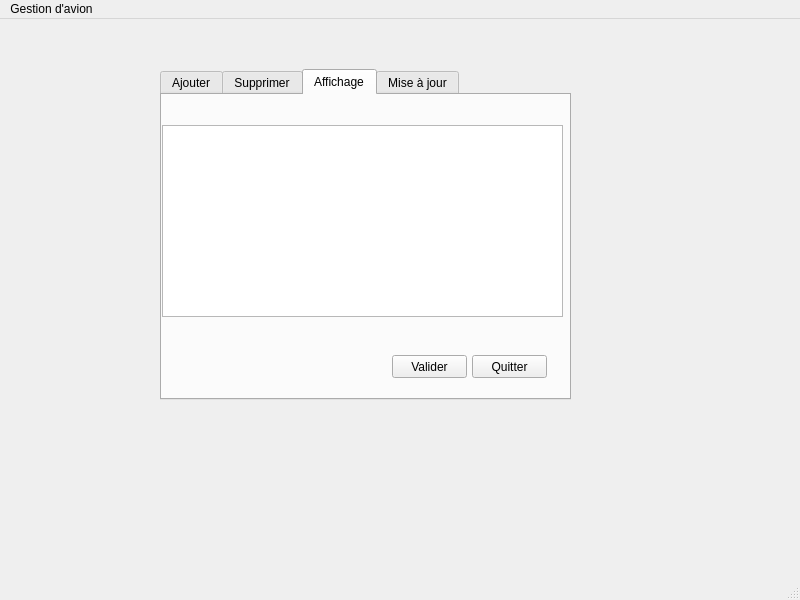
<?xml version="1.0" encoding="UTF-8"?>
<ui version="4.0">
 <class>MainWindow</class>
 <widget class="QMainWindow" name="MainWindow">
  <property name="geometry">
   <rect>
    <x>0</x>
    <y>0</y>
    <width>800</width>
    <height>600</height>
   </rect>
  </property>
  <property name="windowTitle">
   <string/>
  </property>
  <widget class="QWidget" name="centralwidget">
   <widget class="QStackedWidget" name="ComptePersonnel">
    <property name="geometry">
     <rect>
      <x>160</x>
      <y>40</y>
      <width>451</width>
      <height>371</height>
     </rect>
    </property>
    <property name="currentIndex">
     <number>1</number>
    </property>
    <widget class="QWidget" name="page">
     <widget class="QLabel" name="label">
      <property name="geometry">
       <rect>
        <x>110</x>
        <y>10</y>
        <width>101</width>
        <height>16</height>
       </rect>
      </property>
      <property name="text">
       <string>Compte Personnel</string>
      </property>
     </widget>
     <widget class="QLabel" name="label_2">
      <property name="geometry">
       <rect>
        <x>20</x>
        <y>60</y>
        <width>47</width>
        <height>14</height>
       </rect>
      </property>
      <property name="text">
       <string>CIN :</string>
      </property>
     </widget>
     <widget class="QLabel" name="label_3">
      <property name="geometry">
       <rect>
        <x>20</x>
        <y>120</y>
        <width>81</width>
        <height>16</height>
       </rect>
      </property>
      <property name="text">
       <string>Mot de passe :</string>
      </property>
     </widget>
     <widget class="QLineEdit" name="lineEdit">
      <property name="geometry">
       <rect>
        <x>20</x>
        <y>90</y>
        <width>113</width>
        <height>20</height>
       </rect>
      </property>
     </widget>
     <widget class="QLineEdit" name="lineEdit_2">
      <property name="geometry">
       <rect>
        <x>20</x>
        <y>150</y>
        <width>113</width>
        <height>20</height>
       </rect>
      </property>
     </widget>
     <widget class="QPushButton" name="pushButton">
      <property name="geometry">
       <rect>
        <x>260</x>
        <y>80</y>
        <width>75</width>
        <height>23</height>
       </rect>
      </property>
      <property name="text">
       <string>Valider</string>
      </property>
     </widget>
     <widget class="QPushButton" name="pushButton_2">
      <property name="geometry">
       <rect>
        <x>260</x>
        <y>140</y>
        <width>75</width>
        <height>23</height>
       </rect>
      </property>
      <property name="text">
       <string>Quitter</string>
      </property>
     </widget>
     <widget class="QLabel" name="label_37">
      <property name="geometry">
       <rect>
        <x>260</x>
        <y>0</y>
        <width>71</width>
        <height>51</height>
       </rect>
      </property>
      <property name="text">
       <string/>
      </property>
      <property name="pixmap">
       <pixmap>../../Downloads/b_login.jpg</pixmap>
      </property>
      <property name="scaledContents">
       <bool>true</bool>
      </property>
     </widget>
    </widget>
    <widget class="QWidget" name="page_2">
     <widget class="QTabWidget" name="tabWidget">
      <property name="geometry">
       <rect>
        <x>0</x>
        <y>10</y>
        <width>411</width>
        <height>331</height>
       </rect>
      </property>
      <property name="currentIndex">
       <number>2</number>
      </property>
      <widget class="QWidget" name="tab_2">
       <attribute name="title">
        <string>Ajouter</string>
       </attribute>
       <widget class="QLabel" name="label_4">
        <property name="geometry">
         <rect>
          <x>10</x>
          <y>20</y>
          <width>91</width>
          <height>16</height>
         </rect>
        </property>
        <property name="text">
         <string>Le code de vols</string>
        </property>
       </widget>
       <widget class="QLabel" name="label_5">
        <property name="geometry">
         <rect>
          <x>10</x>
          <y>50</y>
          <width>101</width>
          <height>16</height>
         </rect>
        </property>
        <property name="text">
         <string>Nom du vol:</string>
        </property>
       </widget>
       <widget class="QLabel" name="label_6">
        <property name="geometry">
         <rect>
          <x>10</x>
          <y>80</y>
          <width>101</width>
          <height>16</height>
         </rect>
        </property>
        <property name="text">
         <string>date de decollage</string>
        </property>
       </widget>
       <widget class="QLabel" name="label_7">
        <property name="geometry">
         <rect>
          <x>10</x>
          <y>110</y>
          <width>91</width>
          <height>16</height>
         </rect>
        </property>
        <property name="text">
         <string>date d'arrivage</string>
        </property>
       </widget>
       <widget class="QLabel" name="label_8">
        <property name="geometry">
         <rect>
          <x>10</x>
          <y>150</y>
          <width>91</width>
          <height>16</height>
         </rect>
        </property>
        <property name="text">
         <string>duree du vol</string>
        </property>
       </widget>
       <widget class="QLabel" name="label_9">
        <property name="geometry">
         <rect>
          <x>10</x>
          <y>190</y>
          <width>151</width>
          <height>16</height>
         </rect>
        </property>
        <property name="text">
         <string>transit</string>
        </property>
       </widget>
       <widget class="QLineEdit" name="lineEdit_7">
        <property name="geometry">
         <rect>
          <x>120</x>
          <y>150</y>
          <width>113</width>
          <height>20</height>
         </rect>
        </property>
       </widget>
       <widget class="QLabel" name="label_32">
        <property name="geometry">
         <rect>
          <x>280</x>
          <y>20</y>
          <width>121</width>
          <height>91</height>
         </rect>
        </property>
        <property name="text">
         <string/>
        </property>
        <property name="pixmap">
         <pixmap>../../Downloads/b_ajout.png</pixmap>
        </property>
        <property name="scaledContents">
         <bool>true</bool>
        </property>
       </widget>
       <widget class="QPushButton" name="pushboutton_ajouter">
        <property name="geometry">
         <rect>
          <x>240</x>
          <y>270</y>
          <width>75</width>
          <height>23</height>
         </rect>
        </property>
        <property name="text">
         <string>Ajouter</string>
        </property>
       </widget>
       <widget class="QLineEdit" name="lineEdit_3">
        <property name="geometry">
         <rect>
          <x>120</x>
          <y>20</y>
          <width>113</width>
          <height>20</height>
         </rect>
        </property>
       </widget>
       <widget class="QLineEdit" name="lineEdit_10">
        <property name="geometry">
         <rect>
          <x>120</x>
          <y>110</y>
          <width>113</width>
          <height>20</height>
         </rect>
        </property>
       </widget>
       <widget class="QLineEdit" name="lineEdit_12">
        <property name="geometry">
         <rect>
          <x>70</x>
          <y>190</y>
          <width>113</width>
          <height>20</height>
         </rect>
        </property>
       </widget>
       <widget class="QLineEdit" name="lineEdit_4">
        <property name="geometry">
         <rect>
          <x>120</x>
          <y>50</y>
          <width>113</width>
          <height>20</height>
         </rect>
        </property>
       </widget>
       <widget class="QLineEdit" name="lineEdit_13">
        <property name="geometry">
         <rect>
          <x>120</x>
          <y>80</y>
          <width>113</width>
          <height>20</height>
         </rect>
        </property>
       </widget>
      </widget>
      <widget class="QWidget" name="tab_5">
       <attribute name="title">
        <string>Supprimer</string>
       </attribute>
       <widget class="QLabel" name="label_25">
        <property name="geometry">
         <rect>
          <x>10</x>
          <y>30</y>
          <width>161</width>
          <height>16</height>
         </rect>
        </property>
        <property name="text">
         <string>Le code de vols  :</string>
        </property>
       </widget>
       <widget class="QLineEdit" name="lineEdit_25">
        <property name="geometry">
         <rect>
          <x>110</x>
          <y>30</y>
          <width>113</width>
          <height>20</height>
         </rect>
        </property>
       </widget>
       <widget class="QLabel" name="label_36">
        <property name="geometry">
         <rect>
          <x>316</x>
          <y>20</y>
          <width>71</width>
          <height>71</height>
         </rect>
        </property>
        <property name="text">
         <string/>
        </property>
        <property name="pixmap">
         <pixmap>../../Downloads/b_supprimer.png</pixmap>
        </property>
        <property name="scaledContents">
         <bool>true</bool>
        </property>
       </widget>
       <widget class="QPushButton" name="pushButton_supprimer">
        <property name="geometry">
         <rect>
          <x>300</x>
          <y>250</y>
          <width>75</width>
          <height>23</height>
         </rect>
        </property>
        <property name="text">
         <string>Supprimer</string>
        </property>
       </widget>
      </widget>
      <widget class="QWidget" name="tab_4">
       <attribute name="title">
        <string>Affichage</string>
       </attribute>
       <widget class="QLabel" name="label_35">
        <property name="geometry">
         <rect>
          <x>286</x>
          <y>20</y>
          <width>101</width>
          <height>81</height>
         </rect>
        </property>
        <property name="text">
         <string/>
        </property>
        <property name="pixmap">
         <pixmap>../../Downloads/b_afficher.png</pixmap>
        </property>
        <property name="scaledContents">
         <bool>true</bool>
        </property>
       </widget>
       <widget class="QPushButton" name="pb_ajouter">
        <property name="geometry">
         <rect>
          <x>230</x>
          <y>260</y>
          <width>75</width>
          <height>23</height>
         </rect>
        </property>
        <property name="text">
         <string>Valider</string>
        </property>
       </widget>
       <widget class="QPushButton" name="pushButton_6">
        <property name="geometry">
         <rect>
          <x>310</x>
          <y>260</y>
          <width>75</width>
          <height>23</height>
         </rect>
        </property>
        <property name="text">
         <string>Quitter</string>
        </property>
       </widget>
       <widget class="QTableView" name="tableView">
        <property name="geometry">
         <rect>
          <x>0</x>
          <y>30</y>
          <width>401</width>
          <height>192</height>
         </rect>
        </property>
       </widget>
      </widget>
      <widget class="QWidget" name="tab_3">
       <attribute name="title">
        <string>Mise à jour</string>
       </attribute>
       <widget class="QLabel" name="label_18">
        <property name="geometry">
         <rect>
          <x>10</x>
          <y>30</y>
          <width>161</width>
          <height>16</height>
         </rect>
        </property>
        <property name="text">
         <string>Le code de volsà modifier  :</string>
        </property>
       </widget>
       <widget class="QLabel" name="label_19">
        <property name="geometry">
         <rect>
          <x>10</x>
          <y>60</y>
          <width>161</width>
          <height>16</height>
         </rect>
        </property>
        <property name="text">
         <string>nom du vols a modifier  :</string>
        </property>
       </widget>
       <widget class="QLabel" name="label_20">
        <property name="geometry">
         <rect>
          <x>10</x>
          <y>90</y>
          <width>161</width>
          <height>16</height>
         </rect>
        </property>
        <property name="text">
         <string>L'heure d'arrivée à modifier  :</string>
        </property>
       </widget>
       <widget class="QLabel" name="label_21">
        <property name="geometry">
         <rect>
          <x>10</x>
          <y>120</y>
          <width>161</width>
          <height>16</height>
         </rect>
        </property>
        <property name="text">
         <string>Type d'avions à modifier  :</string>
        </property>
       </widget>
       <widget class="QLabel" name="label_22">
        <property name="geometry">
         <rect>
          <x>10</x>
          <y>150</y>
          <width>161</width>
          <height>16</height>
         </rect>
        </property>
        <property name="text">
         <string>Numéro d'avions à modifier  :</string>
        </property>
       </widget>
       <widget class="QLabel" name="label_23">
        <property name="geometry">
         <rect>
          <x>10</x>
          <y>180</y>
          <width>221</width>
          <height>16</height>
         </rect>
        </property>
        <property name="text">
         <string>Le fonctionnement de l'avion à modifier  :</string>
        </property>
       </widget>
       <widget class="QLabel" name="label_34">
        <property name="geometry">
         <rect>
          <x>306</x>
          <y>20</y>
          <width>91</width>
          <height>81</height>
         </rect>
        </property>
        <property name="text">
         <string/>
        </property>
        <property name="pixmap">
         <pixmap>../../Downloads/b_miseàjour.png</pixmap>
        </property>
        <property name="scaledContents">
         <bool>true</bool>
        </property>
       </widget>
       <widget class="QPushButton" name="update">
        <property name="geometry">
         <rect>
          <x>230</x>
          <y>260</y>
          <width>75</width>
          <height>23</height>
         </rect>
        </property>
        <property name="text">
         <string>Valider</string>
        </property>
       </widget>
       <widget class="QLineEdit" name="lineEdit_9">
        <property name="geometry">
         <rect>
          <x>180</x>
          <y>30</y>
          <width>113</width>
          <height>20</height>
         </rect>
        </property>
       </widget>
       <widget class="QLineEdit" name="lineEdit_11">
        <property name="geometry">
         <rect>
          <x>180</x>
          <y>60</y>
          <width>113</width>
          <height>20</height>
         </rect>
        </property>
       </widget>
       <widget class="QLineEdit" name="lineEdit_14">
        <property name="geometry">
         <rect>
          <x>180</x>
          <y>90</y>
          <width>113</width>
          <height>20</height>
         </rect>
        </property>
       </widget>
       <widget class="QLineEdit" name="lineEdit_15">
        <property name="geometry">
         <rect>
          <x>180</x>
          <y>120</y>
          <width>113</width>
          <height>20</height>
         </rect>
        </property>
       </widget>
       <widget class="QLineEdit" name="lineEdit_16">
        <property name="geometry">
         <rect>
          <x>190</x>
          <y>150</y>
          <width>113</width>
          <height>20</height>
         </rect>
        </property>
       </widget>
       <widget class="QLineEdit" name="lineEdit_17">
        <property name="geometry">
         <rect>
          <x>240</x>
          <y>180</y>
          <width>113</width>
          <height>20</height>
         </rect>
        </property>
       </widget>
      </widget>
     </widget>
    </widget>
    <widget class="QWidget" name="page_3">
     <widget class="QLabel" name="label_38">
      <property name="geometry">
       <rect>
        <x>200</x>
        <y>0</y>
        <width>51</width>
        <height>41</height>
       </rect>
      </property>
      <property name="text">
       <string>CHAT</string>
      </property>
     </widget>
     <widget class="QLabel" name="label_39">
      <property name="geometry">
       <rect>
        <x>10</x>
        <y>80</y>
        <width>121</width>
        <height>16</height>
       </rect>
      </property>
      <property name="text">
       <string>Nom de l'utilisateur :</string>
      </property>
     </widget>
     <widget class="QLabel" name="label_40">
      <property name="geometry">
       <rect>
        <x>10</x>
        <y>110</y>
        <width>71</width>
        <height>16</height>
       </rect>
      </property>
      <property name="text">
       <string>Password :</string>
      </property>
     </widget>
     <widget class="QLineEdit" name="lineEdit_5">
      <property name="geometry">
       <rect>
        <x>120</x>
        <y>80</y>
        <width>101</width>
        <height>20</height>
       </rect>
      </property>
     </widget>
     <widget class="QLineEdit" name="lineEdit_6">
      <property name="geometry">
       <rect>
        <x>70</x>
        <y>110</y>
        <width>111</width>
        <height>20</height>
       </rect>
      </property>
     </widget>
     <widget class="QLabel" name="label_41">
      <property name="geometry">
       <rect>
        <x>10</x>
        <y>160</y>
        <width>111</width>
        <height>16</height>
       </rect>
      </property>
      <property name="text">
       <string>Bienvenue à vous :</string>
      </property>
     </widget>
     <widget class="QLineEdit" name="lineEdit_8">
      <property name="geometry">
       <rect>
        <x>110</x>
        <y>160</y>
        <width>113</width>
        <height>20</height>
       </rect>
      </property>
     </widget>
     <widget class="QGroupBox" name="groupBox_2">
      <property name="geometry">
       <rect>
        <x>250</x>
        <y>60</y>
        <width>191</width>
        <height>241</height>
       </rect>
      </property>
      <property name="title">
       <string>Groupe de discussion :</string>
      </property>
      <widget class="QScrollArea" name="scrollArea_2">
       <property name="geometry">
        <rect>
         <x>10</x>
         <y>30</y>
         <width>171</width>
         <height>201</height>
        </rect>
       </property>
       <property name="widgetResizable">
        <bool>true</bool>
       </property>
       <widget class="QWidget" name="scrollAreaWidgetContents_2">
        <property name="geometry">
         <rect>
          <x>0</x>
          <y>0</y>
          <width>169</width>
          <height>199</height>
         </rect>
        </property>
        <widget class="QTextEdit" name="textEdit_2">
         <property name="geometry">
          <rect>
           <x>10</x>
           <y>10</y>
           <width>151</width>
           <height>181</height>
          </rect>
         </property>
        </widget>
       </widget>
      </widget>
     </widget>
     <widget class="QGroupBox" name="groupBox">
      <property name="geometry">
       <rect>
        <x>0</x>
        <y>190</y>
        <width>231</width>
        <height>111</height>
       </rect>
      </property>
      <property name="title">
       <string>Message :</string>
      </property>
      <widget class="QScrollArea" name="scrollArea">
       <property name="geometry">
        <rect>
         <x>20</x>
         <y>19</y>
         <width>201</width>
         <height>91</height>
        </rect>
       </property>
       <property name="widgetResizable">
        <bool>true</bool>
       </property>
       <widget class="QWidget" name="scrollAreaWidgetContents">
        <property name="geometry">
         <rect>
          <x>0</x>
          <y>0</y>
          <width>199</width>
          <height>89</height>
         </rect>
        </property>
        <widget class="QTextEdit" name="textEdit">
         <property name="geometry">
          <rect>
           <x>10</x>
           <y>10</y>
           <width>181</width>
           <height>71</height>
          </rect>
         </property>
        </widget>
       </widget>
      </widget>
     </widget>
     <widget class="QPushButton" name="pushButton_8">
      <property name="geometry">
       <rect>
        <x>360</x>
        <y>340</y>
        <width>75</width>
        <height>23</height>
       </rect>
      </property>
      <property name="text">
       <string>Quitter</string>
      </property>
     </widget>
     <widget class="QPushButton" name="b_ajouter_6">
      <property name="geometry">
       <rect>
        <x>280</x>
        <y>340</y>
        <width>75</width>
        <height>23</height>
       </rect>
      </property>
      <property name="text">
       <string>Valider</string>
      </property>
     </widget>
    </widget>
   </widget>
  </widget>
  <widget class="QMenuBar" name="menubar">
   <property name="geometry">
    <rect>
     <x>0</x>
     <y>0</y>
     <width>800</width>
     <height>26</height>
    </rect>
   </property>
   <widget class="QMenu" name="menuGestion_d_avion">
    <property name="title">
     <string>Gestion d'avion</string>
    </property>
   </widget>
   <addaction name="menuGestion_d_avion"/>
  </widget>
  <widget class="QStatusBar" name="statusbar"/>
 </widget>
 <resources/>
 <connections/>
</ui>
